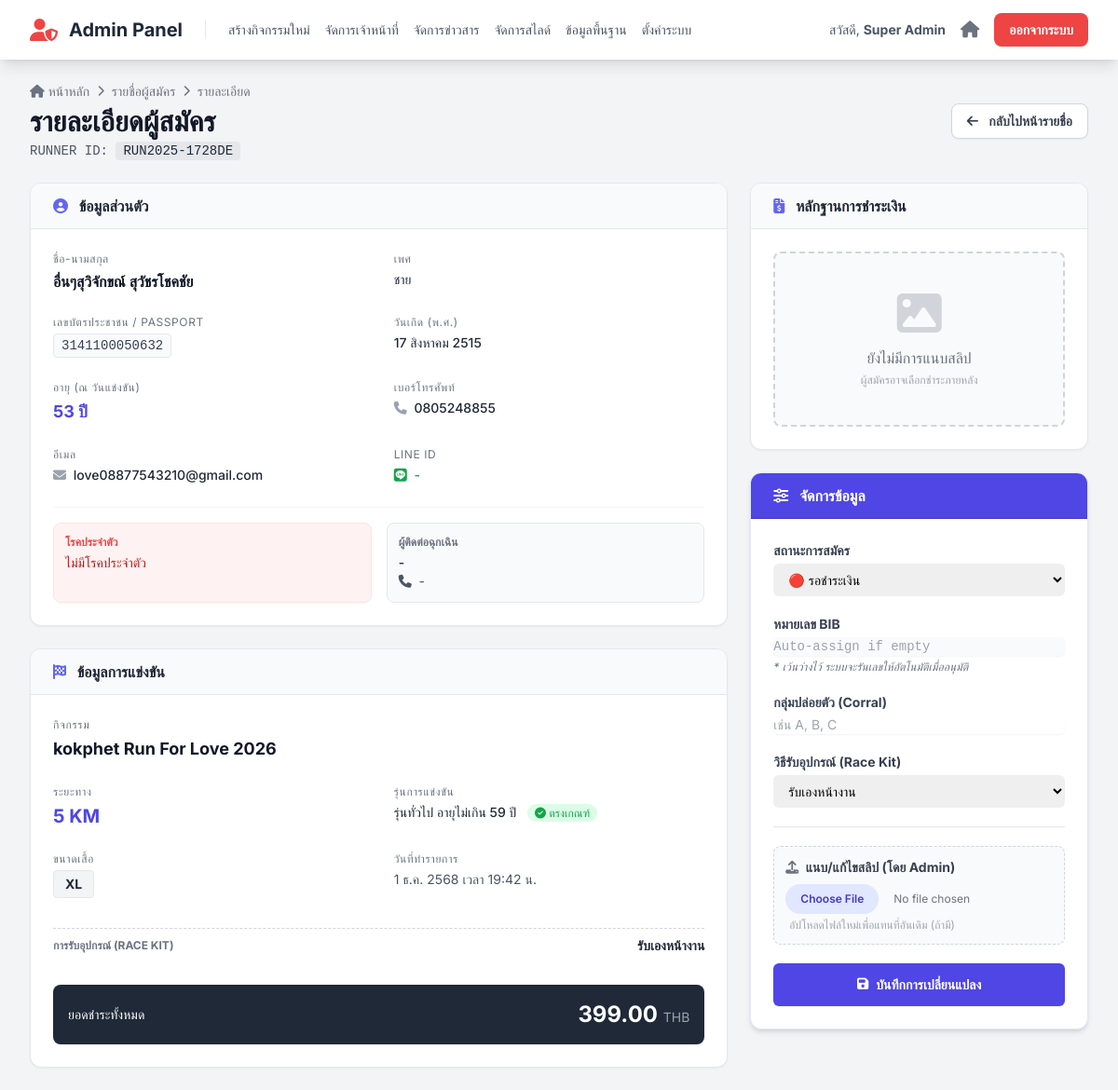
The app's page /admin/registrant_detail.php?reg_id=18 (signed in) with its own data.
### tables this page shows
CREATE TABLE `registrations` (
  `id` int(11) NOT NULL,
  `registration_code` varchar(20) NOT NULL COMMENT 'รหัสการสมัคร เช่น R001',
  `user_id` int(11) DEFAULT NULL COMMENT 'เชื่อมกับตาราง users ถ้าสมัครแบบ login',
  `event_id` int(11) NOT NULL,
  `distance_id` int(11) NOT NULL,
  `race_category_id` int(11) DEFAULT NULL,
  `bib_number` varchar(20) DEFAULT NULL,
  `corral` varchar(10) DEFAULT NULL COMMENT 'กลุ่มปล่อยตัวที่นักวิ่งถูกจัดให้อยู่',
  `shirt_size` varchar(10) NOT NULL,
  `shipping_option` enum('pickup','delivery') NOT NULL DEFAULT 'pickup' COMMENT 'pickup=รับเอง, delivery=จัดส่ง',
  `shipping_address` text DEFAULT NULL COMMENT 'ที่อยู่สำหรับจัดส่ง (ถ้าเลือก delivery)',
  `status` enum('รอชำระเงิน','รอตรวจสอบ','ชำระเงินแล้ว') NOT NULL DEFAULT 'รอชำระเงิน',
  `payment_slip_url` text DEFAULT NULL,
  `total_amount` decimal(10,2) NOT NULL DEFAULT 0.00 COMMENT 'ยอดรวมที่ต้องชำระ (รวมค่าส่ง ถ้ามี)',
  `registered_at` timestamp NOT NULL DEFAULT current_timestamp(),
  `title` varchar(50) NOT NULL,
  `first_name` varchar(255) NOT NULL,
  `last_name` varchar(255) NOT NULL,
  `gender` varchar(50) DEFAULT NULL,
  `email` varchar(255) NOT NULL,
  `phone` varchar(50) NOT NULL,
  `line_id` varchar(100) DEFAULT NULL,
  `thai_id` varchar(20) NOT NULL,
  `birth_date` date DEFAULT NULL,
  `disease` varchar(255) DEFAULT 'ไม่มีโรคประจำตัว',
  `disease_detail` text DEFAULT NULL,
  `emergency_contact_name` varchar(255) DEFAULT NULL,
  `emergency_contact_phone` varchar(50) DEFAULT NULL
);

CREATE TABLE `events` (
  `id` int(11) NOT NULL,
  `event_code` varchar(50) NOT NULL COMMENT 'รหัสอ้างอิงกิจกรรม เช่น sskpa-run-25',
  `name` varchar(255) NOT NULL COMMENT 'ชื่อกิจกรรม',
  `slogan` varchar(255) DEFAULT NULL,
  `theme_color` varchar(20) NOT NULL DEFAULT 'indigo',
  `color_code` varchar(7) NOT NULL DEFAULT '#4f46e5',
  `logo_text` varchar(100) DEFAULT NULL,
  `is_visible` tinyint(1) NOT NULL DEFAULT 1,
  `is_cancelled` tinyint(1) NOT NULL DEFAULT 0,
  `sort_order` int(11) NOT NULL DEFAULT 0,
  `is_registration_open` tinyint(1) NOT NULL DEFAULT 0 COMMENT '0=ปิด, 1=เปิด',
  `organizer` varchar(255) DEFAULT NULL,
  `organizer_phone` varchar(50) DEFAULT NULL,
  `organizer_email` varchar(100) DEFAULT NULL,
  `organizer_line_id` varchar(100) DEFAULT NULL,
  `organizer_logo_url` text DEFAULT NULL,
  `contact_person_name` varchar(255) DEFAULT NULL,
  `contact_person_phone` varchar(50) DEFAULT NULL,
  `payment_bank` varchar(100) DEFAULT NULL,
  `payment_account_name` varchar(255) DEFAULT NULL,
  `payment_account_number` varchar(50) DEFAULT NULL,
  `payment_qr_code_url` text DEFAULT NULL,
  `enable_shipping` tinyint(1) NOT NULL DEFAULT 0 COMMENT '0=ปิด, 1=เปิดใช้งานตัวเลือกการจัดส่ง',
  `shipping_cost` decimal(10,2) NOT NULL DEFAULT 0.00 COMMENT 'ค่าจัดส่ง (ถ้ามี)',
  `start_date` datetime NOT NULL,
  `cover_image_url` text DEFAULT NULL,
  `card_thumbnail_url` text DEFAULT NULL,
  `map_embed_url` text DEFAULT NULL,
  `map_direction_url` text DEFAULT NULL,
  `description` text DEFAULT NULL,
  `awards_description` text DEFAULT NULL,
  `bib_prefix` varchar(20) DEFAULT NULL COMMENT 'คำนำหน้า BIB',
  `bib_start_number` int(11) NOT NULL DEFAULT 1 COMMENT 'เลข BIB เริ่มต้น',
  `bib_padding` int(11) NOT NULL DEFAULT 4 COMMENT 'จำนวนหลักของเลข BIB',
  `bib_next_number` int(11) DEFAULT NULL COMMENT 'เลข BIB ลำดับถัดไปที่จะใช้',
  `corral_settings` longtext DEFAULT NULL COMMENT 'การตั้งค่ากลุ่มปล่อยตัว' CHECK (json_valid(`corral_settings`)),
  `payment_deadline` datetime DEFAULT NULL COMMENT 'วันหมดเขตการชำระเงิน',
  `bib_background_url` text DEFAULT NULL COMMENT 'Path to custom BIB background image',
  `merch_link` text DEFAULT NULL COMMENT 'ลิงก์สำหรับสั่งซื้อเสื้อ',
  `merch_enabled` tinyint(1) NOT NULL DEFAULT 0 COMMENT '0=ปิด, 1=เปิด ปุ่มสั่งซื้อเสื้อ'
);

CREATE TABLE `race_categories` (
  `id` int(11) NOT NULL,
  `event_id` int(11) NOT NULL,
  `distance` varchar(100) NOT NULL,
  `name` varchar(255) NOT NULL,
  `gender` enum('ชาย','หญิง') NOT NULL,
  `minAge` int(11) NOT NULL DEFAULT 0,
  `maxAge` int(11) NOT NULL DEFAULT 99
);

### admin/registrant_detail.php (the view, shortened to what the rows shown need)
<?php
require_once '../config.php';
require_once '../functions.php';
$reg_id = intval($_GET['reg_id']);
$stmt = $mysqli->prepare("
    SELECT
        r.*,
        COALESCE(e.name, 'ไม่พบข้อมูลกิจกรรม') AS event_name,
        e.start_date,
        e.event_code,
        COALESCE(d.name, 'ไม่ระบุ') AS distance_name,
        d.price,
        rc.name AS category_name,
        rc.minAge,
        rc.maxAge
    FROM registrations r
    LEFT JOIN events e ON r.event_id = e.id
    LEFT JOIN distances d ON r.distance_id = d.id
    LEFT JOIN race_categories rc ON r.race_category_id = rc.id
    WHERE r.id = ?
");
$stmt->bind_param("i", $reg_id);
$stmt->execute();
$result = $stmt->get_result();
$reg = $result->fetch_assoc();
$age_at_event_str = '-';
$category_verification_html = '';
if (!empty($reg['birth_date'])) {
    $targetDateStr = !empty($reg['start_date']) ? $reg['start_date'] : date('Y-m-d');
    try {
        $birthDate = new DateTime($reg['birth_date']);
        $eventDate = new DateTime($targetDateStr);
        $age = $eventDate->diff($birthDate)->y;
        $age_at_event_str = $age . ' ปี';
        if (!empty($reg['category_name'])) {
            $minAge = isset($reg['minAge']) ? $reg['minAge'] : 0;
            $maxAge = isset($reg['maxAge']) ? $reg['maxAge'] : 999;
            if ($age >= $minAge && $age <= $maxAge) {
                $category_verification_html = '<span class="text-green-600 text-xs ml-2 bg-green-100 px-2 py-0.5 rounded-full"><i class="fa-solid fa-check-circle"></i> ตรงเกณฑ์</span>';
            } else {
                $category_verification_html = '<span class="text-red-600 text-xs ml-2 bg-red-100 px-2 py-0.5 rounded-full"><i class="fa-solid fa-exclamation-triangle"></i> ไม่ตรงรุ่น (เกณฑ์: '.$minAge.'-'.$maxAge.')</span>';
            }
        }
    } catch (Exception $e) { }
}
include 'partials/header.php';
?>
<div class="flex flex-col sm:flex-row justify-between items-start sm:items-center mb-6 gap-4">
    <div>
        <h1 class="text-2xl sm:text-3xl font-bold text-gray-900">รายละเอียดผู้สมัคร</h1>
        <p class="text-gray-600 font-mono text-sm mt-1">RUNNER ID: <span class="bg-gray-200 px-2 py-0.5 rounded text-gray-800"><?= e($reg['registration_code']) ?></span></p>
    </div>
</div>
<form action="../actions/update_registration.php" method="POST" enctype="multipart/form-data">
    <div class="grid grid-cols-1 lg:grid-cols-3 gap-6">
        <div class="lg:col-span-2 space-y-6">
            <div class="bg-white rounded-xl shadow-sm border border-gray-200 overflow-hidden">
                <div class="bg-gray-50 px-6 py-3 border-b border-gray-200 flex justify-between items-center">
                    <h2 class="font-bold text-gray-800"><i class="fa-solid fa-user-circle mr-2 text-indigo-500"></i> ข้อมูลส่วนตัว</h2>
                </div>
                <div class="p-6 grid grid-cols-1 md:grid-cols-2 gap-y-6 gap-x-8 text-sm">
                    <div>
                        <label class="block text-xs text-gray-500 uppercase tracking-wider mb-1">ชื่อ-นามสกุล</label>
                        <div class="font-semibold text-gray-900 text-base"><?= e($reg['title'] . $reg['first_name'] . ' ' . $reg['last_name']) ?></div>
                    </div>
                    <div>
                        <label class="block text-xs text-gray-500 uppercase tracking-wider mb-1">เพศ</label>
                        <div class="font-medium text-gray-800"><?= e($reg['gender'] ?: '-') ?></div>
                    </div>
                    <div>
                        <label class="block text-xs text-gray-500 uppercase tracking-wider mb-1">เลขบัตรประชาชน / Passport</label>
                        <div class="font-mono text-gray-700 bg-gray-50 inline-block px-2 py-0.5 rounded border border-gray-200"><?= e($reg['thai_id']) ?></div>
                    </div>
                    <div>
                        <label class="block text-xs text-gray-500 uppercase tracking-wider mb-1">วันเกิด (พ.ศ.)</label>
                        <div class="font-medium text-gray-800"><?= e($reg['birth_date'] ? formatThaiDate($reg['birth_date']) : '-') ?></div>
                    </div>
                    <div>
                        <label class="block text-xs text-gray-500 uppercase tracking-wider mb-1">อายุ (ณ วันแข่งขัน)</label>
                        <div class="font-bold text-indigo-600 text-lg"><?= $age_at_event_str ?></div>
                    </div>
                    <div>
                        <label class="block text-xs text-gray-500 uppercase tracking-wider mb-1">เบอร์โทรศัพท์</label>
                        <div class="font-medium text-gray-800"><i class="fa-solid fa-phone text-gray-400 mr-1"></i> <?= e($reg['phone']) ?></div>
                    </div>
                    <div>
                        <label class="block text-xs text-gray-500 uppercase tracking-wider mb-1">อีเมล</label>
                        <div class="font-medium text-gray-800"><i class="fa-solid fa-envelope text-gray-400 mr-1"></i> <?= e($reg['email']) ?></div>
                    </div>
                    <div>
                        <label class="block text-xs text-gray-500 uppercase tracking-wider mb-1">Line ID</label>
                        <div class="font-medium text-green-600"><i class="fa-brands fa-line mr-1"></i> <?= e($reg['line_id'] ?: '-') ?></div>
                    </div>
                    <div class="md:col-span-2 pt-4 border-t border-gray-100 grid grid-cols-1 md:grid-cols-2 gap-4">
                        <div class="bg-red-50 p-3 rounded-lg border border-red-100">
                            <label class="block text-xs text-red-500 font-bold mb-1">โรคประจำตัว</label>
                            <div class="font-medium text-red-700"><?= e($reg['disease']) ?></div>
                        </div>
                        <div class="bg-gray-50 p-3 rounded-lg border border-gray-200">
                            <label class="block text-xs text-gray-500 font-bold mb-1">ผู้ติดต่อฉุกเฉิน</label>
                            <div class="font-medium text-gray-800"><?= e($reg['emergency_contact_name'] ?: '-') ?></div>
                            <div class="text-sm text-gray-600"><i class="fa-solid fa-phone mr-1"></i> <?= e($reg['emergency_contact_phone'] ?: '-') ?></div>
                        </div>
                    </div>
                </div>
            </div>
            <div class="bg-white rounded-xl shadow-sm border border-gray-200 overflow-hidden">
                <div class="bg-gray-50 px-6 py-3 border-b border-gray-200">
                    <h2 class="font-bold text-gray-800"><i class="fa-solid fa-flag-checkered mr-2 text-indigo-500"></i> ข้อมูลการแข่งขัน</h2>
                </div>
                <div class="p-6 grid grid-cols-1 md:grid-cols-2 gap-y-6 gap-x-8 text-sm">
                    <div>
                        <label class="block text-xs text-gray-500 uppercase tracking-wider mb-1">รุ่นการแข่งขัน</label>
                        <div class="font-medium text-gray-800">
                            <?= e($reg['category_name'] ?: 'ไม่จำกัดรุ่น') ?>
                            <?= $category_verification_html ?>
                        </div>
                    </div>
                    <div>
                        <label class="block text-xs text-gray-500 uppercase tracking-wider mb-1">ขนาดเสื้อ</label>
                        <div class="inline-block font-bold bg-gray-100 px-3 py-1 rounded text-gray-800 border border-gray-200"><?= e($reg['shirt_size']) ?></div>
                    </div>
                     <div>
                        <label class="block text-xs text-gray-500 uppercase tracking-wider mb-1">วันที่ทำรายการ</label>
                        <div class="text-gray-600"><?= formatThaiDateTime($reg['registered_at']) ?></div>
                    </div>
                    <div class="md:col-span-2 mt-2 pt-2 border-t border-dashed border-gray-300">
                         <div class="flex items-center justify-between mb-2">
                             <label class="text-xs text-gray-500 uppercase font-bold">การรับอุปกรณ์ (Race Kit)</label>
                             <span class="font-bold text-gray-800"><?= e($reg['shipping_option'] === 'delivery' ? 'จัดส่งทางไปรษณีย์' : 'รับเองหน้างาน') ?></span>
                         </div>
                    </div>
                    <div class="md:col-span-2">
                        <div class="flex justify-between items-center p-4 bg-gray-800 rounded-lg text-white shadow-sm">
                            <span class="font-medium">ยอดชำระทั้งหมด</span>
                            <span class="font-bold text-2xl"><?= number_format((float)$reg['total_amount'], 2) ?> <span class="text-sm font-normal text-gray-400">THB</span></span>
                        </div>
                    </div>
                 </div>
            </div>
        </div>
        <div class="space-y-6">
            <div class="bg-white rounded-xl shadow-sm border border-gray-200 overflow-hidden">
                <div class="bg-gray-50 px-6 py-3 border-b border-gray-200">
                    <h2 class="font-bold text-gray-800"><i class="fa-solid fa-file-invoice-dollar mr-2 text-indigo-500"></i> หลักฐานการชำระเงิน</h2>
                </div>
            </div>
            <div class="bg-white rounded-xl shadow-md border border-indigo-100 overflow-hidden">
                 <div class="bg-indigo-600 px-6 py-3 border-b border-indigo-700">
                    <h2 class="font-bold text-white"><i class="fa-solid fa-sliders mr-2"></i> จัดการข้อมูล</h2>
                 </div>
                 <div class="p-6 space-y-5">
                     <div>
                         <div class="relative">
                             <select id="status" name="status" class="block w-full pl-3 pr-10 py-2 text-base border-gray-300 focus:outline-none focus:ring-indigo-500 focus:border-indigo-500 sm:text-sm rounded-md">
                                 <option value="รอชำระเงิน" <?= $reg['status'] == 'รอชำระเงิน' ? 'selected' : '' ?>>🔴 รอชำระเงิน</option>
                             </select>
                         </div>
                     </div>
                     <div>
                         <label for="shipping_option" class="block text-sm font-bold text-gray-700 mb-1">วิธีรับอุปกรณ์ (Race Kit)</label>
                         <select id="shipping_option" name="shipping_option" class="mt-1 block w-full pl-3 pr-10 py-2 text-base border-gray-300 focus:outline-none focus:ring-indigo-500 focus:border-indigo-500 sm:text-sm rounded-md">
                             <option value="pickup" <?= $reg['shipping_option'] == 'pickup' ? 'selected' : '' ?>>รับเองหน้างาน</option>
                         </select>
                     </div>
                 </div>
            </div>
        </div>
    </div>
</form>
<?php include 'partials/footer.php'; ?>

### records on screen
registrations: registration_code "RUN2025-1728DE", title+first_name+last_name "อื่นๆสุวิจักขณ์ สุวัชรโชคชัย", gender "ชาย", thai "3141100050632", birth_date "17 สิงหาคม 2515", age_at_event_str "53 ปี", phone "0805248855", email "love08877543210@gmail.com", line "-", disease "ไม่มีโรคประจำตัว", emergency_contact_name "-", emergency_contact_phone "-", race_category.name "รุ่นทั่วไป อายุไม่เกิน 59 ปี", shirt_size "XL", registered_at "1 ธ.ค. 2568 เวลา 19:42 น.", shipping_option "รับเองหน้างาน", total_amount "399.00", status "🔴 รอชำระเงิน"

### other values on screen
$staff_info['full_name'] "Super Admin"
$reg['event_name'] "kokphet Run For Love 2026"
$reg['distance_name'] "5 KM"
